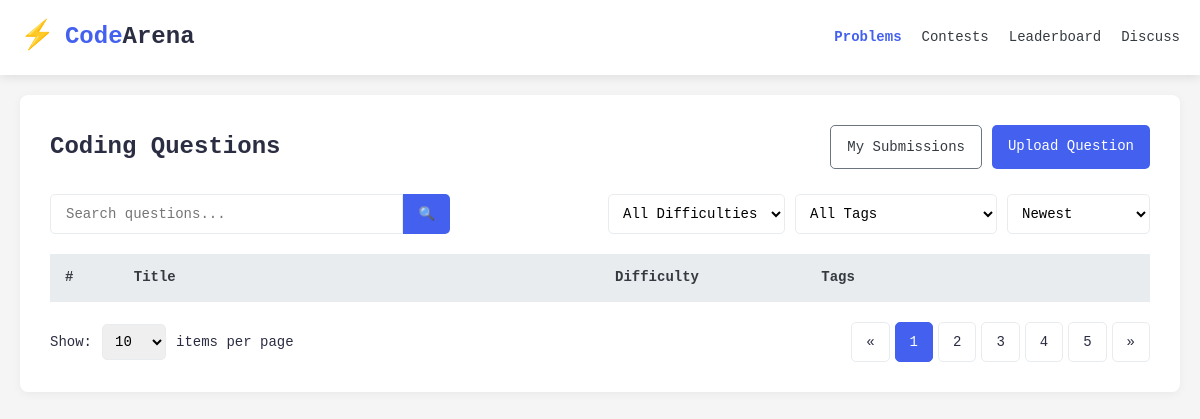
Before: /view/php/question_list.php with the older database file.
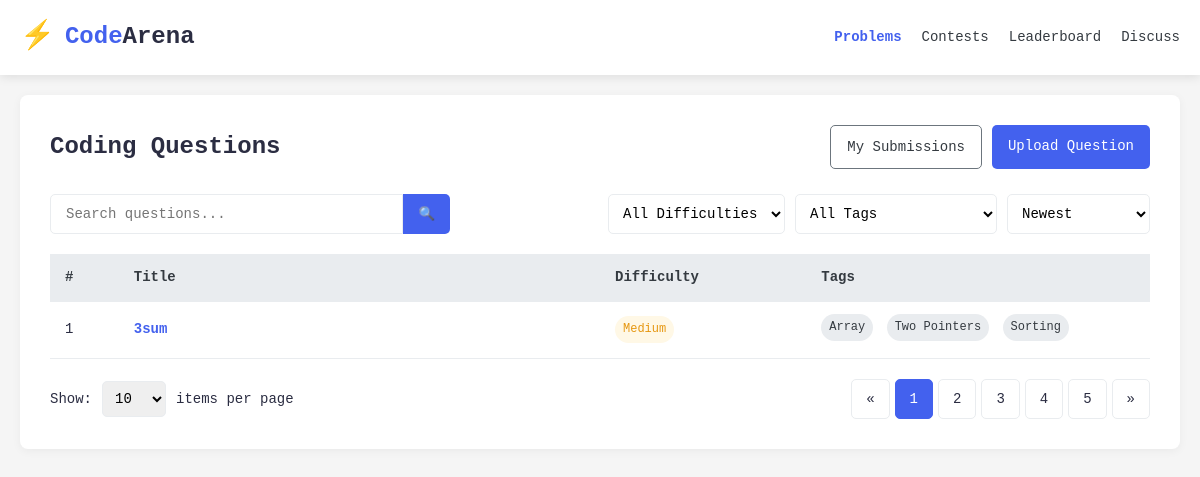
After: the same page with the newer database file.
### tables this page shows
CREATE TABLE `questions` (
  `question_id` int(11) NOT NULL,
  `question_title` varchar(255) NOT NULL,
  `description` text NOT NULL,
  `testcase` text NOT NULL,
  `expected_output` text NOT NULL,
  `example_testcase_1` text NOT NULL,
  `example_outcome_1` text NOT NULL,
  `explanation_1` text NOT NULL,
  `example_testcase_2` text NOT NULL,
  `example_outcome_2` text NOT NULL,
  `explanation_2` text NOT NULL,
  `example_testcase_3` text NOT NULL,
  `example_outcome_3` text NOT NULL,
  `explanation_3` text NOT NULL,
  `tags` text NOT NULL,
  `difficulty` text NOT NULL,
  `constraints` text NOT NULL
);

### view/php/question_list.php (the view, shortened to what this page needs)
<?php
require_once '../../config/db.config.php';
try {
    $stmt = $conn->query('SELECT * FROM questions ORDER BY question_id  ASC');
    $questions = $stmt->fetchAll();
} catch (\PDOException $e) {
    echo "Database connection failed: " . $e->getMessage();
    die();
}
?>
<!DOCTYPE html>
<html lang="en">
<head>
    <link rel="stylesheet" href="../css/question_list.css">
</head>
<body>
    <header>
        <div class="nav-container">
            <a href="#" class="logo">
                <span class="logo-icon">⚡</span>
                Code<span>Arena</span>
            </a>
            <div class="nav-links">
                <a href="#" class="active">Problems</a>
                <a href="#">Contests</a>
                <a href="#">Leaderboard</a>
                <a href="#">Discuss</a>
            </div>
        </div>
    </header>
    <div class="container">
        <div class="panel">
            <div class="panel-header">
                <h1 class="panel-title">Coding Questions</h1>
                <div class="panel-actions">
                    <a href="#" class="btn btn-outline">My Submissions</a>
                    <a href="./question_upload.php" class="btn btn-primary">Upload Question</a>
                </div>
            </div>
            <div class="search-filter-bar">
                <div class="search-input">
                    <input type="text" placeholder="Search questions...">
                    <button>🔍</button>
                </div>
                <div class="filter-controls">
                    <select class="filter-select">
                        <option value="">All Difficulties</option>
                    </select>
                    <select class="filter-select">
                        <option value="">All Tags</option>
                    </select>
                    <select class="filter-select">
                        <option value="newest">Newest</option>
                    </select>
                </div>
            </div>
            <table class="questions-table">
                <thead>
                    <tr>
                        <th style="width: 5%">#</th>
                        <th style="width: 35%">Title</th>
                        <th style="width: 15%">Difficulty</th>
                        <th style="width: 25%">Tags</th>
                    </tr>
                </thead>
                <tbody>
                    <?php foreach ($questions as $index => $q): ?>
                        <tr key=<?= htmlspecialchars($q['question_id']) ?>>
                            <td><?= htmlspecialchars($q['question_id']) ?></td>
                            <td><a href="./compiler.php?question_id=<?= htmlspecialchars($q['question_id']) ?>" class="question-title"><?= htmlspecialchars($q['question_title']) ?></a></td>
                            <td>
                                <span class="badge badge-<?= strtolower($q['difficulty']) ?>">
                                    <?= htmlspecialchars($q['difficulty']) ?>
                                </span>
                            </td>
                            <td>
                                <?php foreach (explode(',', $q['tags']) as $tag): ?>
                                    <span class="tag"><?= htmlspecialchars(trim($tag)) ?></span>
                                <?php endforeach; ?>
                            </td>
                        </tr>
                    <?php endforeach; ?>
                </tbody>
            </table>
            <div class="table-footer">
                <div class="items-per-page">
                    <span>Show:</span>
                    <select>
                        <option value="10">10</option>
                    </select>
                    <span>items per page</span>
                </div>
                <div class="pagination">
                    <span class="page-item">«</span>
                    <span class="page-item active">1</span>
                    <span class="page-item">2</span>
                    <span class="page-item">3</span>
                    <span class="page-item">4</span>
                    <span class="page-item">5</span>
                    <span class="page-item">»</span>
                </div>
            </div>
        </div>
    </div>
</body>
</html>

### view/css/question_list.css (style rules this page uses)
:root { --primary: #4361ee; --secondary: #3f37c9; --success: #4cc9f0; --danger: #f72585; --warning: #f8961e; --info: #56cfe1; --dark: #2b2d42; --light: #f8f9fa; --gray: #6c757d; --gray-dark: #343a40; --gray-light: #e9ecef; --code-font: 'Consolas', 'Monaco', 'Courier New', monospace; }
* { margin: 0; padding: 0; box-sizing: border-box; font-family: 'Consolas', 'Monaco', 'Courier New', monospace; }
body { background-color: #f5f5f5; color: var(--dark); line-height: 1.6; font-weight: 400; }
.container { max-width: 1200px; margin: 20px auto; padding: 0 20px; }
header { background-color: white; box-shadow: 0 2px 10px rgba(0, 0, 0, 0.1); position: sticky; top: 0; z-index: 100; }
.nav-container { display: flex; justify-content: space-between; align-items: center; padding: 15px 20px; }
.logo { font-size: 24px; font-weight: 700; color: var(--primary); text-decoration: none; display: flex; align-items: center; }
.logo span { color: var(--dark); }
.logo-icon { margin-right: 10px; font-size: 28px; }
.nav-links { display: flex; gap: 20px; }
.nav-links a { color: var(--gray-dark); text-decoration: none; font-size: 14px; transition: color 0.3s; }
.nav-links a.active { color: var(--primary); font-weight: 600; }
.panel { background-color: white; border-radius: 8px; box-shadow: 0 2px 10px rgba(0, 0, 0, 0.05); padding: 30px; margin-top: 20px; }
.panel-header { display: flex; justify-content: space-between; align-items: center; margin-bottom: 25px; }
.panel-title { font-size: 24px; color: var(--dark); }
.panel-actions { display: flex; gap: 10px; }
.btn { display: inline-block; font-weight: 500; text-align: center; padding: 10px 16px; font-size: 14px; border-radius: 5px; cursor: pointer; transition: all 0.3s; border: none; text-decoration: none; }
.btn-primary { background-color: var(--primary); color: white; }
.btn-outline { background-color: transparent; border: 1px solid var(--gray); color: var(--gray-dark); }
.search-filter-bar { display: flex; justify-content: space-between; margin-bottom: 20px; }
.search-input { display: flex; flex: 1; max-width: 400px; }
.search-input input { flex: 1; padding: 10px 15px; border: 1px solid var(--gray-light); border-radius: 5px 0 0 5px; font-size: 14px; }
.search-input button { padding: 0 15px; background-color: var(--primary); color: white; border: none; border-radius: 0 5px 5px 0; cursor: pointer; }
.filter-controls { display: flex; gap: 10px; }
.filter-select { padding: 10px; border: 1px solid var(--gray-light); border-radius: 5px; font-size: 14px; background-color: white; }
.questions-table { width: 100%; border-collapse: collapse; }
.questions-table th, .questions-table td { padding: 12px 15px; text-align: left; border-bottom: 1px solid var(--gray-light); }
.questions-table th { background-color: var(--gray-light); color: var(--gray-dark); font-weight: 600; font-size: 14px; }
.questions-table td { font-size: 14px; }
.question-title { color: var(--primary); font-weight: 600; text-decoration: none; }
.tag { display: inline-block; background-color: var(--gray-light); padding: 4px 8px; border-radius: 20px; font-size: 12px; color: var(--gray-dark); margin-right: 5px; margin-bottom: 5px; }
.badge { display: inline-block; padding: 4px 8px; border-radius: 20px; font-size: 12px; font-weight: 500; }
.badge-medium { background-color: #fff8e6; color: #e69711; }
.table-footer { display: flex; justify-content: space-between; align-items: center; margin-top: 20px; font-size: 14px; }
.pagination { display: flex; gap: 5px; }
.page-item { display: inline-block; padding: 8px 14px; border: 1px solid var(--gray-light); border-radius: 5px; cursor: pointer; }
.page-item.active { background-color: var(--primary); color: white; border-color: var(--primary); }
.items-per-page { display: flex; align-items: center; gap: 10px; }
.items-per-page select { padding: 8px; border: 1px solid var(--gray-light); border-radius: 5px; font-size: 14px; }

Changed rows visible on the page:
added questions: question_id "1", question_title "3sum", difficulty "Medium", tags "Array", tags "Two Pointers", tags "Sorting"
